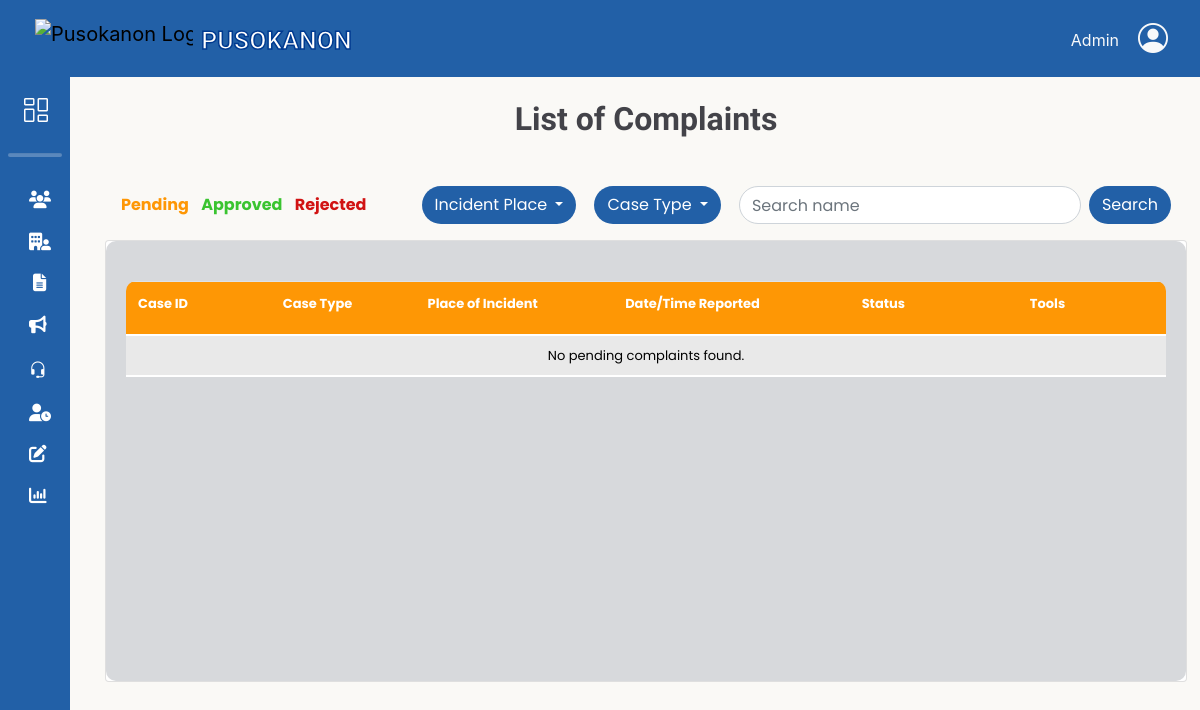
Page /adminbejo/complaintsList.php?case_type=Trespassing (signed in) on the earlier database version.
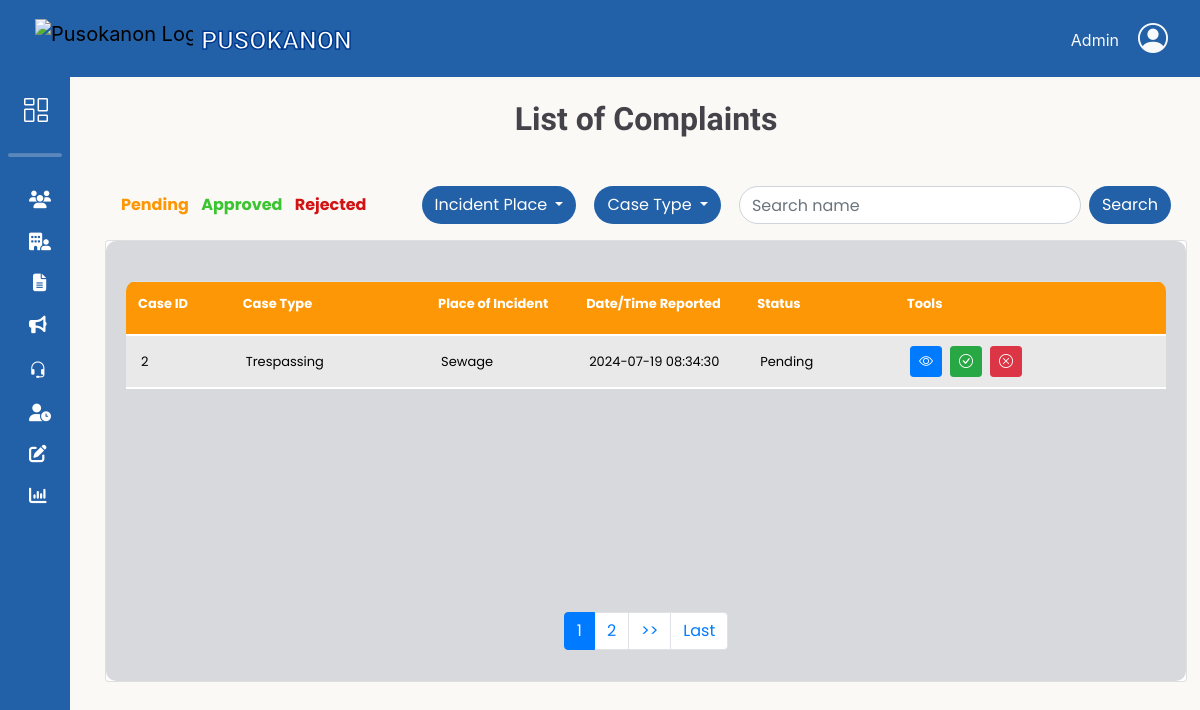
Same page on the later database version.
### tables this page shows
CREATE TABLE `complaints_tbl` (
  `complaint_id` int(11) NOT NULL,
  `res_id` int(11) NOT NULL,
  `respondent_fname` varchar(50) NOT NULL,
  `respondent_mname` varchar(50) DEFAULT NULL,
  `respondent_lname` varchar(50) NOT NULL,
  `respondent_suffix` varchar(10) DEFAULT NULL,
  `respondent_gender` varchar(10) NOT NULL,
  `respondent_age` int(11) NOT NULL,
  `incident_date` date NOT NULL,
  `incident_time` time NOT NULL,
  `date_filed` timestamp NOT NULL DEFAULT current_timestamp(),
  `incident_place` varchar(50) NOT NULL,
  `case_type` varchar(50) NOT NULL,
  `narrative` text DEFAULT NULL,
  `evidence` varchar(200) DEFAULT NULL,
  `staff_id` int(11) NOT NULL,
  `hearing_date` date DEFAULT NULL,
  `hearing_time` time DEFAULT NULL,
  `status` varchar(10) NOT NULL,
  `comment` text DEFAULT NULL,
  `remarks` varchar(200) NOT NULL,
  `date_closed` date DEFAULT NULL
);

### db/DBconn.php (called while the page is built, shortened)
<?php
function decryptData($data)
{
	return openssl_decrypt($data, 'aes-256-cbc', ENCRYPTION_KEY, 0, ENCRYPTION_KEY);
}
function fetchListofComplaints($pdo, $offset = 0, $limit = null, $caseType = null, $incidentPlace = null, $status = null, $searchTerm = null) {
    $sql = "SELECT
                ct.complaint_id AS complaint_id,
                CONCAT(ct.respondent_fname, ' ', ct.respondent_lname) AS respondent_name,
                ct.case_type AS case_type,
                ct.incident_date AS incident_date,
                ct.incident_time AS incident_time,
                ct.incident_place AS incident_place,
                ct.date_filed AS date_filed,
                ct.status AS status,
                ct.remarks AS remarks,
                ct.comment AS comment,
                ct.narrative AS narrative,
                ct.evidence AS evidence,
                CONCAT(ru.res_fname, ' ', ru.res_lname) AS resident_name,
                ru.res_email AS resident_email,
                ct.respondent_age AS respondent_age,
                ct.respondent_gender AS respondent_gender
            FROM complaints_tbl ct
            INNER JOIN resident_users ru ON ct.res_id = ru.res_id
            WHERE 1=1";
    $params = [];
    if ($caseType !== null && $caseType !== '') {
        if ($caseType === 'Other') {
            $predefinedTypes = ["Bullying", "Damaging Properties", "Defamation", "Libel",
                                "Physical Abuse", "Threat", "Trespassing", "Theft", "Vandalism"];
            $placeholders = implode(',', array_fill(0, count($predefinedTypes), '?'));
            $sql .= " AND ct.case_type NOT IN ($placeholders)";
            $params = array_merge($params, $predefinedTypes);
        } else {
            $sql .= " AND ct.case_type = ?";
            $params[] = $caseType;
        }
    }
    if ($status !== null && $status !== '') {
        $sql .= " AND ct.status = ?";
        $params[] = $status;
    }
    $sql .= " ORDER BY ct.date_filed DESC";
    if ($limit !== null) {
        $sql .= " LIMIT ?, ?";
        $params[] = (int)$offset;
        $params[] = (int)$limit;
    }
    $stmt = $pdo->prepare($sql);
    $stmt->execute($params);
    return $stmt->fetchAll(PDO::FETCH_ASSOC);
}
function fetchTotalPendingComp($pdo)
{
	$sql = "SELECT COUNT(*) FROM complaints_tbl WHERE status = 'Pending'";
	$stmt = $pdo->prepare($sql);
	$stmt->execute();
	return $stmt->fetchColumn();
}

### adminbejo/complaintsList.php (the view, shortened to what the rows shown need)
<?php
    include 'headerAdmin.php';
    include '../db/DBconn.php';
    $caseType = $_GET['case_type'] ?? '';
    $incidentPlace = $_GET['incident_place'] ?? '';
    $searchTerm = trim($_GET['searchTerm'] ?? '');
    $limit = 5;
    $total_pending = fetchTotalPendingComp($pdo);
    $pendingPage = max(1, min((int)($_GET['pendingPage'] ?? 1), ceil($total_pending / $limit)));
    $pending_offset = ($pendingPage - 1) * $limit;
    $pendingComplaints = fetchListofComplaints($pdo, $pending_offset, $limit, $caseType, $incidentPlace, 'Pending', $searchTerm);
?>
<link rel="stylesheet" href="css/list.css">
<div class="container-fluid">
    <h1>List of Complaints</h1>
    <div id="results" class="card d-flex flex-column">
        <div class="card-body flex-grow-1 d-flex flex-column">
            <div class="table-responsive flex-grow-1">
                <div id="pendingContainer">
                    <table id="pendingTable" class="table mx-auto" cellspacing="0" cellpadding="0">
                        <thead style="background-color: #FE9705;">
                            <tr>
                                <th>Case ID</th>
                                <th>Case Type</th>
                                <th>Place of Incident</th>
                                <th>Date/Time Reported</th>
                                <th>Status</th>
                                <th>Tools</th>
                            </tr>
                        </thead>
                        <tbody class="scrollable-table-body">
                            <?php if (!empty($pendingComplaints)): ?>
                                <?php foreach ($pendingComplaints as $complaint): ?>
                                    <tr>
                                        <?php
                                            $imageFileName = $complaint['evidence'];
                                            if (!empty($imageFileName)) {
                                                $imagePath = "../db/$imageFileName";
                                                $imageData = base64_encode(file_get_contents($imagePath));
                                                $imageMimeType = mime_content_type($imagePath);
                                                $imageSrc = "data:$imageMimeType;base64,$imageData";
                                            } else {
                                                $imageSrc = '';
                                            }
                                            $decryptedEmail = decryptData($complaint['resident_email']);
                                        ?>
                                        <td><?php echo htmlspecialchars($complaint['complaint_id']); ?></td>
                                        <td><?php echo htmlspecialchars($complaint['case_type']); ?></td>
                                        <td><?php echo htmlspecialchars($complaint['incident_place']); ?></td>
                                        <td><?php echo htmlspecialchars($complaint['date_filed']); ?></td>
                                        <td id="status-<?php echo htmlspecialchars($complaint['complaint_id']); ?>">
                                            <?php echo htmlspecialchars($complaint['status']); ?>
                                        </td>
                                        <td>
                                            <div class="d-flex justify-content-start align-items-center">
                                                <a href="#" class="btn btn-primary btn-sm me-2" onclick="showDetails(
                                                                        '<?= htmlspecialchars($complaint['resident_name'])?>',
                                                                        '<?= htmlspecialchars($decryptedEmail)?>',
                                                                        '<?= htmlspecialchars($complaint['respondent_name'])?>',
                                                                        '<?= htmlspecialchars($complaint['respondent_age'])?>',
                                                                        '<?= htmlspecialchars($complaint['respondent_gender'])?>',
                                                                        '<?= htmlspecialchars($complaint['incident_date'])?>',
                                                                        '<?= htmlspecialchars($complaint['incident_time'])?>',
                                                                        '<?= htmlspecialchars($complaint['incident_place'])?>',
                                                                        '<?= htmlspecialchars($complaint['narrative'])?>',
                                                                        '<?= $imageSrc ?>')">
                                                    <i class="bi bi-eye"></i> </a>
                                                <button class="btn btn-success btn-sm me-2" onclick="approve_complaint('<?= htmlspecialchars($complaint['complaint_id']) ?>')">
                                                    <i class="bi bi-check-circle"></i>
                                                </button>
                                                <button class="btn btn-danger btn-sm me-2" onclick="reject_complaint('<?= htmlspecialchars($complaint['complaint_id']) ?>')">
                                                    <i class="bi bi-x-circle"></i>
                                                </button>
                                            </div>
                                        </td>
                                    </tr>
                                    <?php endforeach; ?>
                                <?php else: ?>
                                <tr>
                                    <td colspan="6" class="text-center">No pending complaints found.</td>
                                </tr>
                            <?php endif; ?>
                        </tbody>
                    </table>
                </div>
            </div>
        </div>
    </div>
</div>
<?php require_once 'footerAdmin.php'; ?>

Differences in the rows shown:
added complaints_tbl: complaint_id "2", case_type "Trespassing", incident_place "Sewage", date_filed "2024-07-19 08:34:30", status "Pending"
Other differences:
new list line: "1"
new list line: "2"
text no longer shown: "No pending complaints found."
text now shown: ">> Last"
